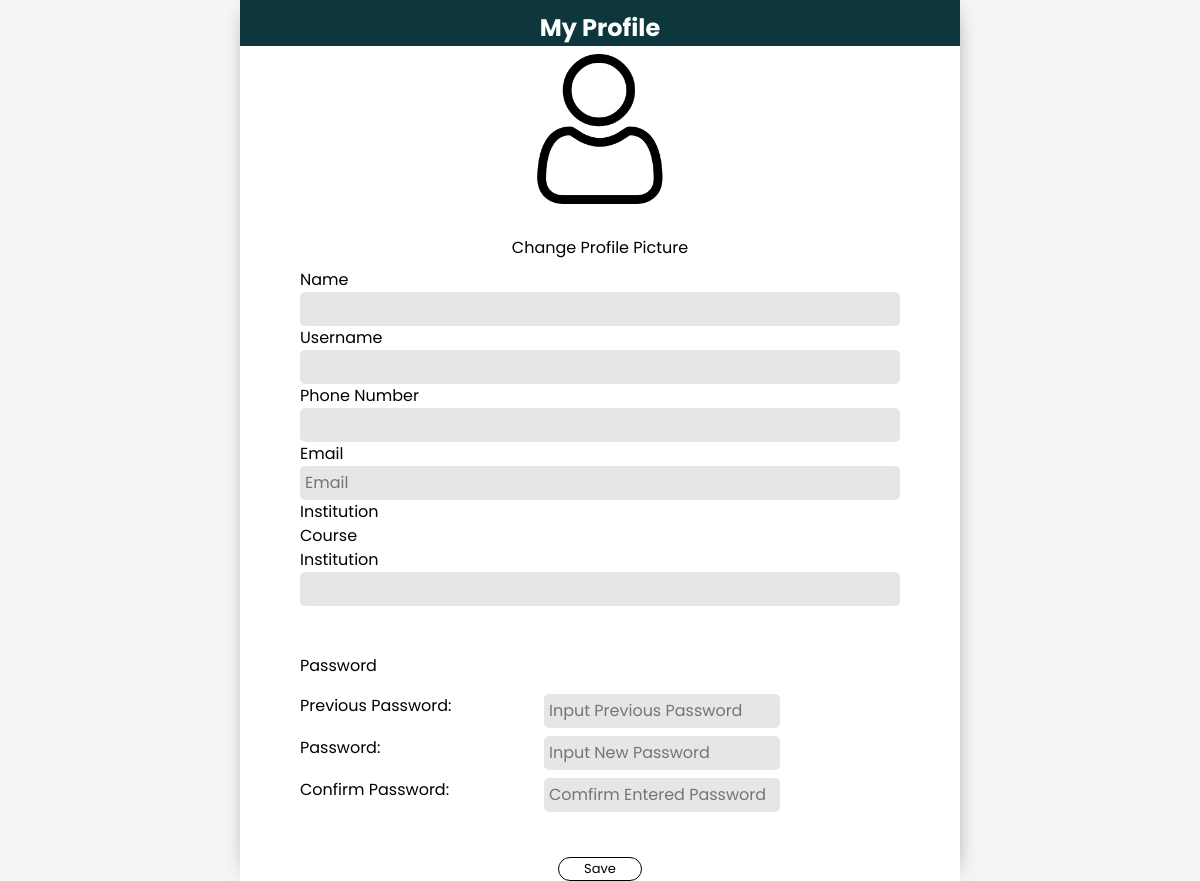
The page /public/my_profile.php (signed in) on the database as committed earlier.
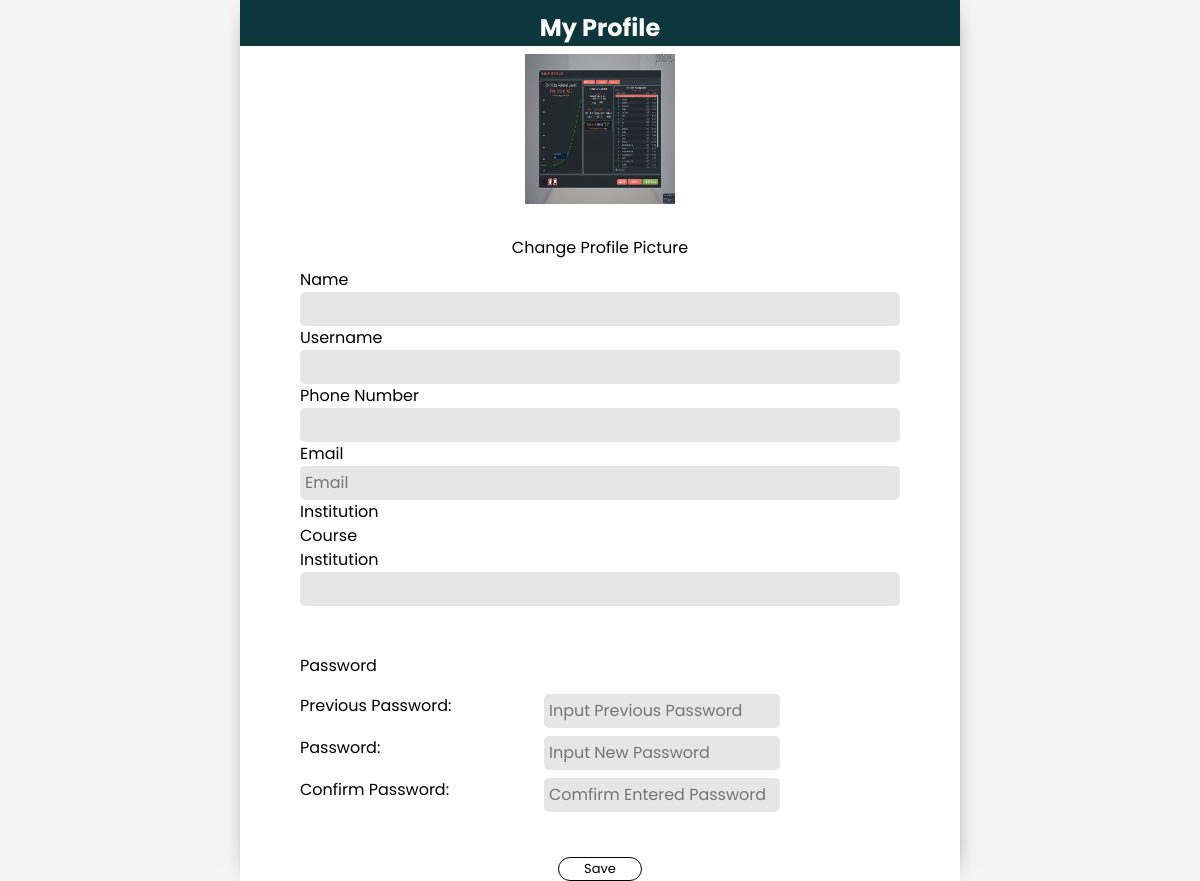
The same page on the database as committed later.
### tables this page shows
CREATE TABLE `examiner` (
  `ID` int(11) NOT NULL,
  `FullName` varchar(60) NOT NULL,
  `Email` varchar(60) NOT NULL,
  `Password` varchar(60) NOT NULL,
  `Sex` varchar(1) NOT NULL,
  `DeptID` int(11) DEFAULT NULL,
  `InstID` int(11) DEFAULT NULL,
  `PhoneNo` bigint(20) NOT NULL,
  `ImageURL` varchar(60) DEFAULT NULL,
  `verified` int(11) NOT NULL DEFAULT 0
);

### public/my_profile.php (the view, shortened to what this page needs)
<?php
        $conn= mysqli_connect("localhost","root",'',"teyake");
        $user_id = $_SESSION['id'];
        $sql_email = "SELECT Email FROM examiner WHERE id =$user_id";
$result = mysqli_query($conn, $sql_email);
$row = mysqli_fetch_assoc($result);
$user_email = $row['Email'];
$user_email_dir = str_replace(".", "_", $user_email);
$user_id = $_SESSION['id'];
$sql_email = "SELECT * FROM examiner WHERE id =$user_id";
$result = mysqli_query($conn, $sql_email);
$row = mysqli_fetch_assoc($result);
$image_url = $row['ImageURL'];
?>
<!DOCTYPE html>
<html lang="en">
<head>
    <link rel="stylesheet" href="css/style-reset.css">
    <link rel="stylesheet" href="css/my-profile.css" />
</head>
<body>
    <div class="container">
        <div class="box">
            <h2 id="head">My Profile</h2>
            <form action="" method="POST" enctype="multipart/form-data">
                <div class="paded">
                    <div class="profile-pic">
                        <label for="confirm" class="profile-pic-label" style="cursor: pointer;">
                            <?php if($image_url == NULL): ?>
                            <img src="../public/media/images/user.png" alt="User Icon" onclick="triggerClick()"
                                width="150px" height="150px" id="profileDisplay">
                            <?php elseif($image_url !=NULL): ?>
                            <img src=<?php echo"../public/uploads/".$user_email_dir.'/'.$image_url ?> alt="User Icon"
                                onclick="triggerClick()" width="150px" height="150px" id="profileDisplay">
                            <?php endif; ?>
                            <br>
                            Change Profile Picture<br>
                        </label>
                    </div>
                    <label for="name">Name </label>
                    <input type="text" name="name" id="name" class="text" />
                    <label for="name">Username </label>
                    <input type="text" name="name" id="username" class="text" />
                    <label for="phone">Phone Number </label>
                    <input type="tel" name="name" id="phone" class="text" />
                    <label for="email">Email </label>
                    <input type="email" name="email" id="email" class="text" placeholder="Email" min="6" max="32" />
                    <label for="institution">Institution </label>
                    <label for="course">Course</label>
                    <label for="institution">Institution </label>
                    <input type="text" name="institution" id="institution" class="text" />
                    <div class="password-container">
                        <label for="password">Password</label>
                        <div class="password-changer">
                            <label for="password">Previous Password:</label>
                            <input type="password" class="text" name="pass" id="prev-password-input"
                                placeholder="Input Previous Password" />
                            <label for="password">Password:</label>
                            <input type="password" class="text" name="pass" id="password-input"
                                placeholder="Input New Password" />
                            <label for="comfirm">Confirm Password:</label>
                            <input type="password" class="text" name="comfirm" id="comfirm-password"
                                placeholder="Comfirm Entered Password" />
                        </div>
                    </div>
                    <button type="submit" name="upload" id="save-edit-btn" class="btn">Save</button>
                </div>
            </form>
        </div>
    </div>
</body>
</html>

Rows that differ between the two databases and show on the page:
now on this page (row edited): examiner: Email+ImageURL (picture)
